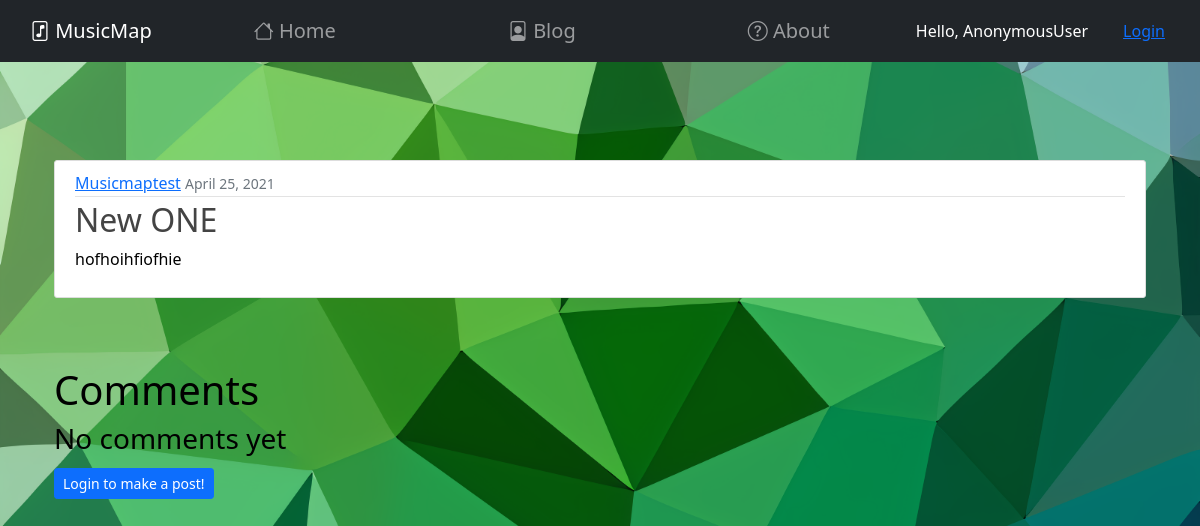
The app's page /blog/post/4/, older data.
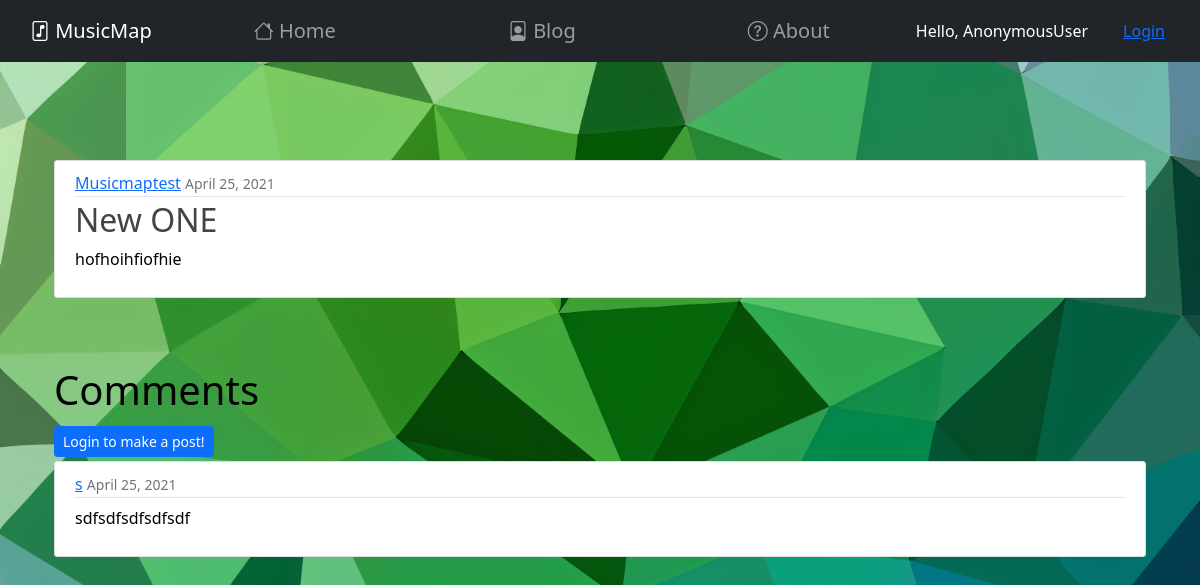
The same page, newer data.
### mysite/musicmap/models.py (models this page shows, shortened)
class Comment(models.Model):
    date_added = DateTimeField(auto_now_add=True)
    content = TextField()
    author = models.ForeignKey(User, on_delete=models.CASCADE)
    blog = models.ForeignKey(Blog, on_delete=models.CASCADE, related_name="comments")
    class Meta:
       ordering = ['-date_added']

### mysite/musicmap/views.py (the view)
# urls.py: path('blog/post/<int:pk>/', PostDetailView.as_view(), name="post-detail"),
class PostDetailView(DetailView):
    model = Blog

### mysite/musicmap/templates/musicmap/blog_detail.html (shortened to what this page needs)
{%extends "musicmap/base.html"%}
{%load static%}
{%block content%}
<div class="container">
  <article class="media content-section">
      <div class="media-body">
        <div class="article-metadata">
          <a class="mr-2" href="#">{{ object.author }}</a>
          <small class="text-muted">{{ object.date_added|date:"F d, Y" }}</small>
        </div>
        <h2 class="article-title">{{ object.title }}</h2>
        <p class="article-content">{{ object.content }}</p>
      </div>
    </article>
    <br> <br>
    <div>
      <h1>Comments</h1>
    </div>
    {%if not object.comments.all%}
      <h3>No comments yet</h3>
    {%endif%}
    {% if user.is_authenticated %}
          <a class="btn btn-primary btn-sm mt-1 mb-1" href="{% url 'add_comment' object.pk %}">Create New Comment</a>
          <br>
    {%else%}
          <a class="btn btn-primary btn-sm mt-1 mb-1" style="margin-bottom: 10px;" href="{% url 'login' %}">Login to make a post!</a>
    {%endif%}
    {%for comment in object.comments.all %}
      <article class="media content-section">
        <div class="media-body">
          <div class="article-metadata">
            <a class="mr-2" href="#">{{ comment.author }}</a>
            <small class="text-muted">{{ comment.date_added|date:"F d, Y" }}</small>
          </div>
          <p class="article-content">{{ comment.content }}</p>
        </div>
      </article>
    {%endfor%}
  </div>
{% endblock content %}

Row changes from the older to the newer data that the page shows:
added Comment: author "s", date_added "April 25, 2021", content "sdfsdfsdfsdfsdf"
Text that changed along with them:
text no longer shown: "No comments yet"
